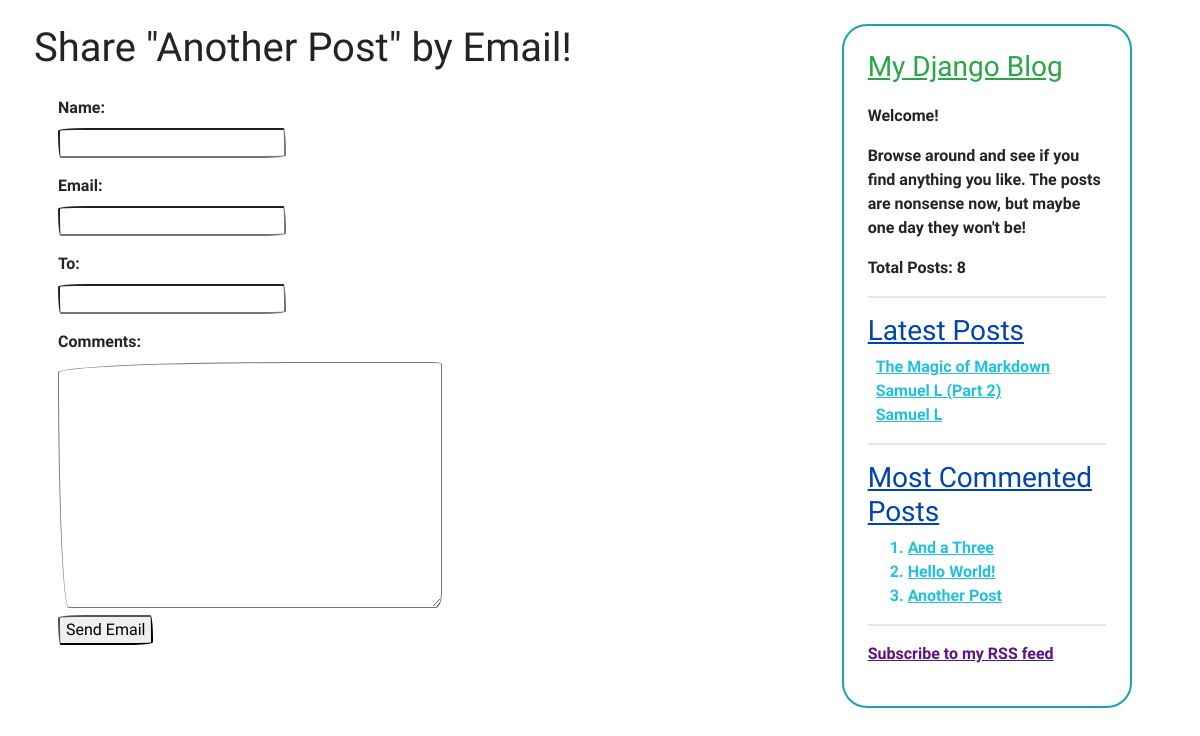
/blog/2/share/, run on the app's committed database.
### blog/models.py (models this page shows, shortened)
class Post(models.Model):
    STATUS_CHOICES = (
        ('draft', 'Draft'),
        ('published', 'Published'),
    )
    id = models.AutoField(primary_key=True)
    title = models.CharField(max_length=250)
    slug = models.SlugField(max_length=250,
                            unique_for_date='publish')
    author = models.ForeignKey(User,
                               on_delete=models.CASCADE,
                               related_name='blog_posts')
    body = models.TextField()
    publish = models.DateTimeField(default=timezone.now)
    created = models.DateTimeField(auto_now_add=True)
    updated = models.DateTimeField(auto_now=True)
    status = models.CharField(max_length=10,
                              choices=STATUS_CHOICES,
                              default='draft')
    votes = models.IntegerField(default=0)
    tags = TaggableManager()
    objects = models.Manager()
    published = PublisherManager()
    class Meta:
        ordering = ('-publish', )
    def get_absolute_url(self):
        return reverse('blog:post_detail',
                       args=[self.publish.year,
                             self.publish.month,
                             self.publish.day,
                             self.slug])

### blog/views.py (the view)
def post_share(request, post_id):
    post = get_object_or_404(Post, id=post_id, status='published')
    sent = False
    if (request.method == 'POST'):
        form = EmailPostForm(request.POST)
        if form.is_valid():
            cd = form.cleaned_data
            post_url = request.build_absolute_uri(post.get_absolute_url())
            subject = f"{cd['name']} recommends that you read \"{post.title}\""
            message = f"You can read \"{post.title}\" at:  {post_url}\n\n" \
                      f"{cd['name']}'s comments:\n\n\t{cd['comments']}" \
                      "\n\nSincerely,\n📨 EMAILBOT @ MyDjangoBlog.com 🤖"
            send_mail(subject, message, 'copev313@gmail.com', [cd['to']])
            sent = True
    else:
        form = EmailPostForm()
    return render(request,
                  'blog/post/share.html',
                  {'post': post,
                   'form': form,
                   'sent': sent})

### blog/forms.py
class EmailPostForm(forms.Form):
    name = forms.CharField(max_length=25)
    email = forms.EmailField()
    to = forms.EmailField()
    comments = forms.CharField(required=False,
                               widget=forms.Textarea)

### blog/models.py (called while the page is built)
    def get_queryset(self):
        return super(PublisherManager, self).get_queryset()\
                .filter(status='published')

### blog/templatetags/blog_tags.py (called while the page is built)
@register.simple_tag
def total_posts():
    return Post.published.count()

@register.inclusion_tag('blog/post/latest_posts.html')
def show_latest_posts(count=5):
    latest_posts = Post.published.order_by('-publish')[:count]
    return {'latest_posts': latest_posts}

@register.simple_tag
def get_most_commented_posts(count=5):
    return Post.published.annotate(
                total_comments=Count('comments')
            ).order_by('-total_comments')[:count]

### blog/templates/blog/post/share.html (shortened to what this page needs)
{% extends "blog/base.html" %}
{% block content %}
<div class="mt-4">
    {% if sent %}
        <hr>
        <h1>Email Sent Successfully!</h1>
        <p class="pl-1">
            "{{ post.title }}" was successfully sent to <strong>{{ form.cleaned_data.to }}</strong>.
        </p>
        <hr>
    {% else %}
        <h1 class="mb-4">Share "{{ post.title }}" by Email!</h1>
        <form class="pl-4" method="POST">
            {% for field in form %}
                <div>
                    <div class="mt-3"> {{ field.label_tag }} </div>
                    {{ field }}
                </div>
            {% endfor %}
            <input type="submit" value="Send Email">
        </form>
    {% endif %}
</div>
{% endblock %}

### blog/templates/blog/components/sidecard.html
{% load blog_tags %}
<div class="col-3 card border-info rounded mt-4 ml-5 p-1 h-50">
    <div class="card-body">
        <h4 class="card-title h3 pb-2 text-success"><ins>My Django Blog</ins></h4>
        <p class="card-text">Welcome!</p>
        <p class="card-text">
            Browse around and see if you find anything you like. The posts are nonsense now, but maybe one day they won't be!
        </p>
        <p><strong>Total Posts:</strong> {% total_posts %}</p>
        <hr>
        <div>
            <h3 class="my-2 dark-blue"><ins>Latest Posts</ins></h3>
            {% show_latest_posts 3 %}
        </div>
        <hr>
        <div class="my-2">
            <h3 class="dark-blue"><ins>Most Commented Posts</ins></h3>
            {% get_most_commented_posts 3 as most_commented_posts %}
            <ol>
                {% for post in most_commented_posts %}
                    <li class="light-blue">
                        <a  href="{{ post.get_absolute_url }}"
                            class="light-blue">
                            {{ post.title }}
                        </a>
                    </li>
                {% endfor %}
            </ol>
        </div>
        <hr>
        <div class="my-2">
            <p>
                <a href="{% url 'blog:post_feed' %}" class="purple">
                    Subscribe to my RSS feed
                </a>
            </p>
        </div>
    </div>
</div>

### blog/templates/blog/post/latest_posts.html
<ul class="list-unstyled">
    {% for post in latest_posts %}
        <li class="pl-2">
            <a href="{{ post.get_absolute_url }}" class="light-blue">
                {{ post.title }}
            </a>
        </li>
    {% endfor %}
</ul>

### blog/static/css/blog.css (style rules this page uses)
.light-blue { color: rgb(32, 193, 221); }
.dark-blue { color: rgb(0, 69, 173); }
.purple { color: rgb(95, 18, 131); }

### data on the page
Post: title "Another Post"
Post: title "The Magic of Markdown"
Post: title "Samuel L (Part 2)"
Post: title "Samuel L"
Post: title "And a Three"
Post: title "Hello World!"

### other printed values
{{ field.label_tag }} "Name:" "Email:" "To:" "Comments:"
